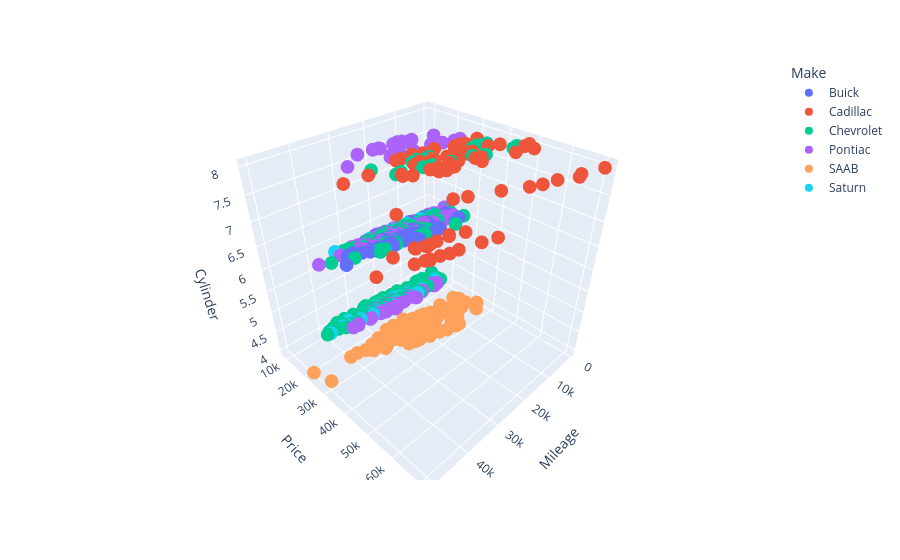

The cell this chart's notebook holds for it:
### Code cell
px.scatter_3d(df, x='Mileage',y='Price', color='Make', z='Cylinder' )
